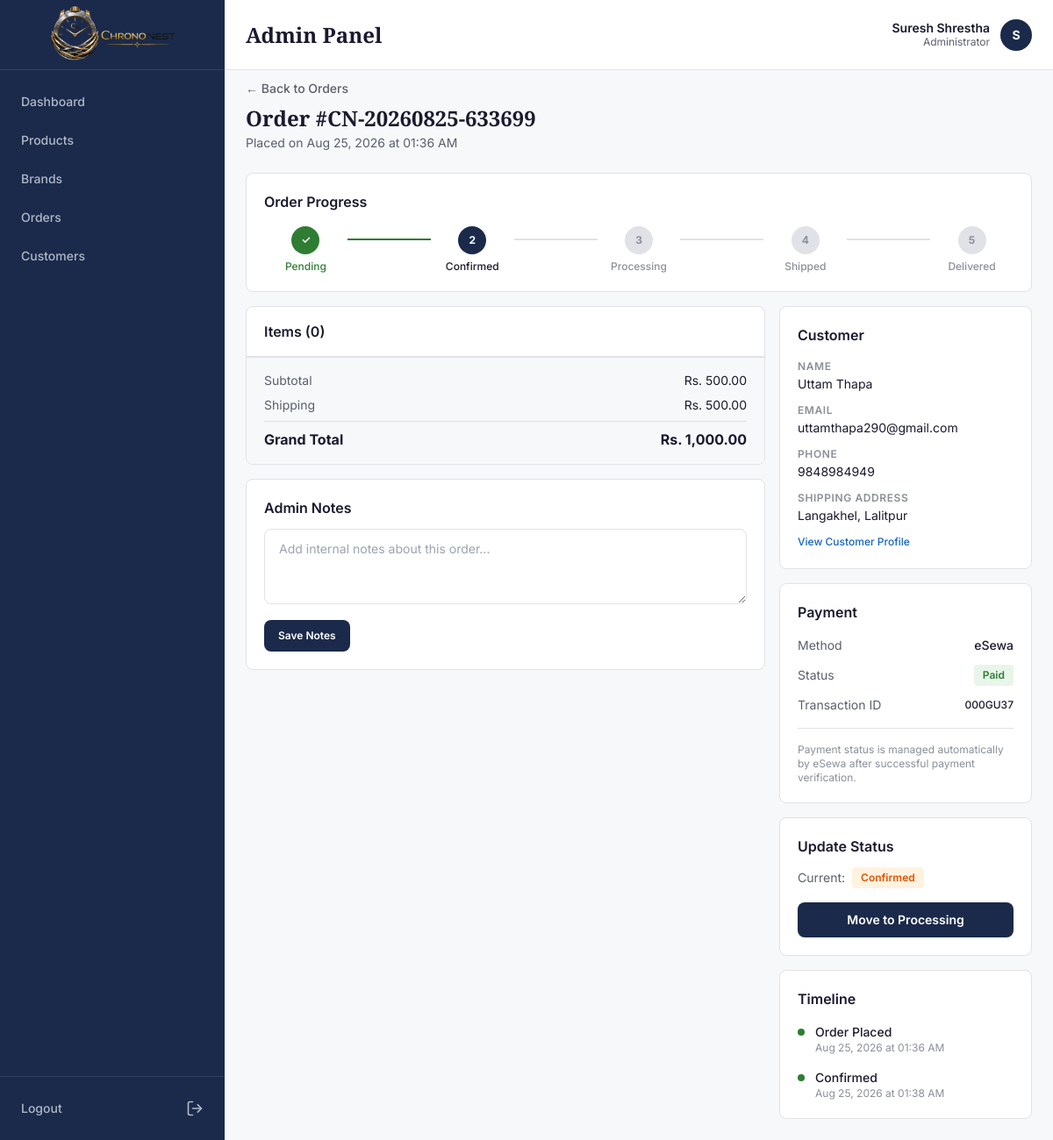
The app's page /admin/order-detail.php?id=48 (signed in) with its own data.
### tables this page shows
CREATE TABLE `orders` (
  `id` int(11) NOT NULL,
  `user_id` int(11) DEFAULT NULL,
  `order_number` varchar(50) NOT NULL,
  `customer_name` varchar(100) NOT NULL,
  `customer_email` varchar(100) NOT NULL,
  `customer_phone` varchar(10) NOT NULL,
  `shipping_address` text NOT NULL,
  `payment_method` enum('COD','eSewa') NOT NULL,
  `payment_status` enum('pending','paid','failed') DEFAULT 'pending',
  `transaction_id` varchar(100) DEFAULT NULL,
  `total_amount` decimal(10,2) NOT NULL,
  `shipping_charge` decimal(10,2) DEFAULT 0.00,
  `grand_total` decimal(10,2) NOT NULL,
  `order_status` enum('pending','confirmed','processing','shipped','delivered') DEFAULT 'pending',
  `admin_notes` text DEFAULT NULL,
  `ordered_at` timestamp NOT NULL DEFAULT current_timestamp(),
  `confirmed_at` timestamp NULL DEFAULT NULL,
  `shipped_at` timestamp NULL DEFAULT NULL,
  `delivered_at` timestamp NULL DEFAULT NULL
);

### admin/order-detail.php (the view, shortened to what the rows shown need)
<?php
require_once '../config/db.php';
$id = intval($_GET['id'] ?? 0);
$stmt = $conn->prepare("SELECT * FROM orders WHERE id = ?");
$stmt->bind_param("i", $id);
$stmt->execute();
$result = $stmt->get_result();
$order = $result->fetch_assoc();
$all_statuses = ['pending', 'confirmed', 'processing', 'shipped', 'delivered'];
$current_index = array_search($order['order_status'], $all_statuses);
$status_colors = [
    'pending'    => 'background-color: #E3F2FD; color: #1565C0;',
    'confirmed'  => 'background-color: #FFF3E0; color: #E65100;',
    'processing' => 'background-color: #FFF3E0; color: #E65100;',
    'shipped'    => 'background-color: #E3F2FD; color: #1565C0;',
    'delivered'  => 'background-color: #E8F5E9; color: #2E7D32;'
];
$pay_colors = [
    'pending' => 'background-color: #FFF3E0; color: #E65100;',
    'paid'    => 'background-color: #E8F5E9; color: #2E7D32;',
    'failed'  => 'background-color: #FDEAEA; color: #D64545;'
];
?>
<!DOCTYPE html>
<html lang="en">
<head>
    <script src="https://cdn.tailwindcss.com"></script>
</head>
<body class="min-h-screen" style="background-color: #F7F8FA; font-family: 'Inter', sans-serif;">
    <?php include 'includes/topbar.php'; ?>
    <main class="lg:ml-64 pt-16">
        <div class="p-4 lg:p-6">
            <div class="flex flex-col sm:flex-row sm:items-center sm:justify-between gap-4 mb-6">
                <div>
                    <a href="orders.php" class="text-sm font-medium no-underline transition-all duration-200 inline-block mb-2" style="color: #5A5F6D;" onmouseover="this.style.color='#1A1A2E';" onmouseout="this.style.color='#5A5F6D';">← Back to Orders</a>
                    <h2 class="font-bold text-2xl" style="font-family: 'Playfair Display', serif; color: #1A1A2E;">Order #<?php echo htmlspecialchars($order['order_number']); ?></h2>
                    <p class="text-sm mt-0.5" style="color: #5A5F6D;">Placed on <?php echo date('M d, Y \a\t h:i A', strtotime($order['ordered_at'])); ?></p>
                </div>
            </div>
            <div class="grid grid-cols-1 lg:grid-cols-3 gap-4">
                <div class="lg:col-span-2 space-y-4">
                    <div class="bg-white rounded-lg overflow-hidden" style="border: 1px solid #E0E2E7;">
                        <div class="px-5 py-4" style="background-color: #F7F8FA; border-top: 1px solid #E0E2E7;">
                            <div class="flex items-center justify-between mb-2">
                                <span class="text-sm" style="color: #5A5F6D;">Subtotal</span>
                                <span class="text-sm" style="color: #1A1A2E;">Rs. <?php echo number_format($order['total_amount'], 2); ?></span>
                            </div>
                            <div class="flex items-center justify-between mb-2">
                                <span class="text-sm" style="color: #5A5F6D;">Shipping</span>
                                <span class="text-sm" style="color: #1A1A2E;">
                                    <?php echo ($order['shipping_charge'] > 0) ? 'Rs. ' . number_format($order['shipping_charge'], 2) : 'Free'; ?>
                                </span>
                            </div>
                            <div class="flex items-center justify-between pt-2" style="border-top: 1px solid #E0E2E7;">
                                <span class="text-base font-bold" style="color: #1A1A2E;">Grand Total</span>
                                <span class="text-base font-bold" style="color: #1A1A2E;">Rs. <?php echo number_format($order['grand_total'], 2); ?></span>
                            </div>
                        </div>
                    </div>
                </div>
                <div class="space-y-4">
                    <div class="bg-white rounded-lg p-5" style="border: 1px solid #E0E2E7;">
                        <div class="space-y-3">
                            <div>
                                <p class="text-xs font-semibold uppercase tracking-wider mb-0.5" style="color: #8A8F99;">Name</p>
                                <p class="text-sm" style="color: #1A1A2E;"><?php echo htmlspecialchars($order['customer_name']); ?></p>
                            </div>
                            <div>
                                <p class="text-xs font-semibold uppercase tracking-wider mb-0.5" style="color: #8A8F99;">Email</p>
                                <p class="text-sm" style="color: #1A1A2E;"><?php echo htmlspecialchars($order['customer_email']); ?></p>
                            </div>
                            <div>
                                <p class="text-xs font-semibold uppercase tracking-wider mb-0.5" style="color: #8A8F99;">Phone</p>
                                <p class="text-sm" style="color: #1A1A2E;"><?php echo htmlspecialchars($order['customer_phone']); ?></p>
                            </div>
                            <div>
                                <p class="text-xs font-semibold uppercase tracking-wider mb-0.5" style="color: #8A8F99;">Shipping Address</p>
                                <p class="text-sm" style="color: #1A1A2E;"><?php echo nl2br(htmlspecialchars($order['shipping_address'])); ?></p>
                            </div>
                        </div>
                    </div>
                    <div class="bg-white rounded-lg p-5" style="border: 1px solid #E0E2E7;">
                        <div class="space-y-3">
                            <div class="flex items-center justify-between">
                                <span class="text-sm" style="color: #5A5F6D;">Method</span>
                                <span class="text-sm font-medium" style="color: #1A1A2E;"><?php echo $order['payment_method']; ?></span>
                            </div>
                            <div class="flex items-center justify-between">
                                <span class="text-sm" style="color: #5A5F6D;">Status</span>
                                <span class="inline-block px-2.5 py-1 rounded text-xs font-semibold" style="<?php echo $pay_colors[$order['payment_status']] ?? ''; ?>">
                                    <?php echo ucfirst($order['payment_status']); ?>
                                </span>
                            </div>
                            <?php if (!empty($order['transaction_id'])): ?>
                                <div class="flex items-center justify-between">
                                    <span class="text-sm" style="color: #5A5F6D;">Transaction ID</span>
                                    <span class="text-xs font-medium" style="color: #1A1A2E;"><?php echo htmlspecialchars($order['transaction_id']); ?></span>
                                </div>
                            <?php endif; ?>
                        </div>
                    </div>
                    <div class="bg-white rounded-lg p-5" style="border: 1px solid #E0E2E7;">
                        <div class="flex items-center gap-2 mb-4">
                            <span class="text-sm" style="color: #5A5F6D;">Current:</span>
                            <span class="inline-block px-2.5 py-1 rounded text-xs font-semibold" style="<?php echo $status_colors[$order['order_status']] ?? ''; ?>">
                                <?php echo ucfirst($order['order_status']); ?>
                            </span>
                        </div>
                        <?php if ($order['order_status'] !== 'delivered'): ?>
                            <?php
                            $next_index  = $current_index + 1;
                            $next_status = $all_statuses[$next_index] ?? null;
                            ?>
                            <?php if ($next_status): ?>
                                <form method="POST" action="actions/order-action.php">
                                    <button type="submit" class="w-full h-10 rounded-lg text-sm font-semibold text-white transition-all duration-200" style="background-color: #1B2A4A; border: none; cursor: pointer;" onmouseover="this.style.backgroundColor='#2C4066';" onmouseout="this.style.backgroundColor='#1B2A4A';" onclick="return confirm('Move order to <?php echo ucfirst($next_status); ?>?');">
                                        Move to <?php echo ucfirst($next_status); ?>
                                    </button>
                                </form>
                            <?php endif; ?>
                        <?php else: ?>
                            <p class="text-sm" style="color: #2E7D32;">This order has been delivered.</p>
                        <?php endif; ?>
                    </div>
                    <div class="bg-white rounded-lg p-5" style="border: 1px solid #E0E2E7;">
                        <div class="space-y-4">
                            <div class="flex items-start gap-3">
                                <div>
                                    <p class="text-sm font-medium" style="color: #1A1A2E;">Order Placed</p>
                                    <p class="text-xs" style="color: #8A8F99;"><?php echo date('M d, Y \a\t h:i A', strtotime($order['ordered_at'])); ?></p>
                                </div>
                            </div>
                            <?php if ($order['confirmed_at']): ?>
                                <div class="flex items-start gap-3">
                                    <div class="w-2 h-2 rounded-full mt-1.5 flex-shrink-0" style="background-color: #2E7D32;"></div>
                                    <div>
                                        <p class="text-sm font-medium" style="color: #1A1A2E;">Confirmed</p>
                                        <p class="text-xs" style="color: #8A8F99;"><?php echo date('M d, Y \a\t h:i A', strtotime($order['confirmed_at'])); ?></p>
                                    </div>
                                </div>
                            <?php endif; ?>
                        </div>
                    </div>
                </div>
            </div>
        </div>
    </main>
</body>
</html>

### records on screen
orders: order_number "CN-20260825-633699", ordered_at "Aug 25, 2026 at 01:36 AM", total_amount "500.00", shipping_charge "500.00", grand_total "1,000.00", customer_name "Uttam Thapa", customer_email "uttamthapa290@gmail.com", customer_phone "9848984949", shipping_address "Langakhel, Lalitpur", payment_method "eSewa", payment_status "Paid", transaction "000GU37", order_status "Confirmed", order_status "Processing", confirmed_at "Aug 25, 2026 at 01:38 AM"

### other values on screen
$_SESSION['admin_name'] "Suresh Shrestha"
substr($_SESSION['admin_name'] ?? 'A', 0, 1) "S"
$status "Pending"
$status "Confirmed"
$status "Processing"
$status "Shipped"
$status "Delivered"
count($items) "0"
